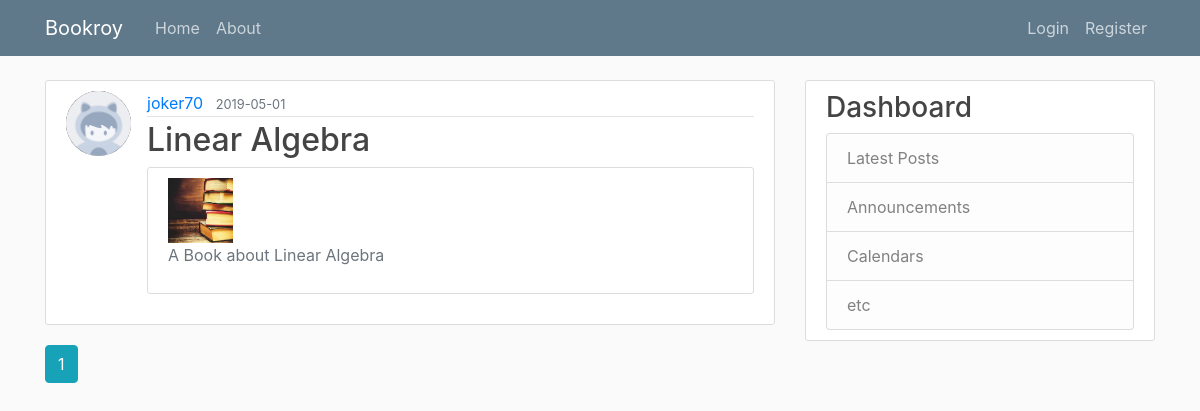
Page /home on the earlier database version.
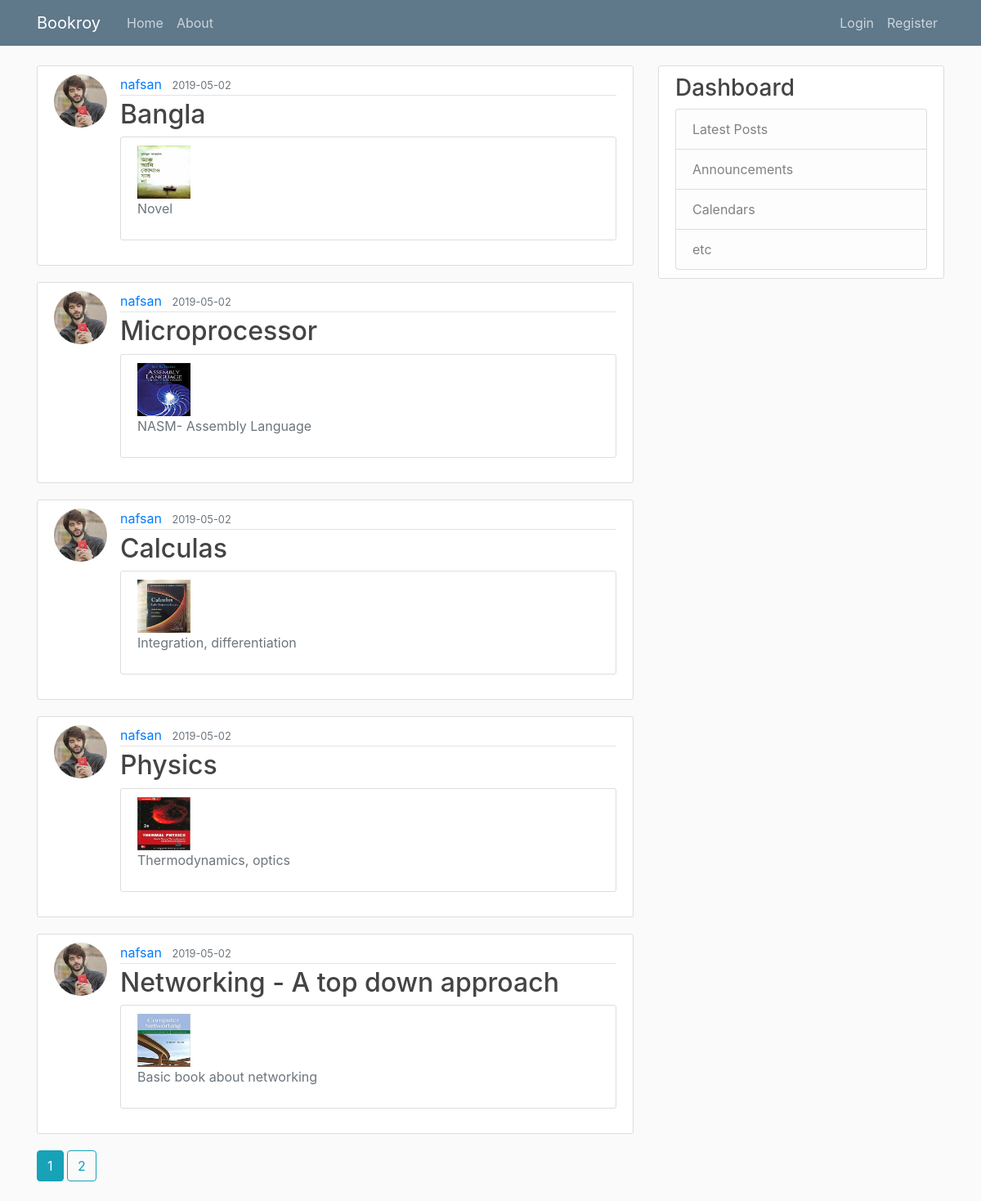
Same page on the later database version.
### App/models.py (models this page shows, shortened)
class Post(db.Model):
    id = db.Column(db.Integer, primary_key=True)
    title = db.Column(db.String(100), nullable=False)
    datePosted = db.Column(db.DateTime, nullable=False, default=datetime.utcnow)
    content = db.Column(db.Text, nullable=False)
    price = db.Column(db.Integer, nullable=False)
    coverPicture = db.Column(db.String(50), nullable=False, default='book.jpeg')
    userId = db.Column(db.Integer, db.ForeignKey('user.id'), nullable=False)

class User(db.Model, UserMixin):
    id = db.Column(db.Integer, primary_key=True)
    username = db.Column(db.String(20), unique=True, nullable=False)
    email = db.Column(db.String(100), unique=True, nullable=False)
    profilePicture = db.Column(db.String(50), nullable=False, default='default.jpg')
    password = db.Column(db.String(50), nullable=False)
    posts = db.relationship('Post', backref='author', lazy=True)
    messages_sent = db.relationship('Message',
                                    foreign_keys='Message.sender_id',
                                    backref='author', lazy='dynamic')
    messages_received = db.relationship('Message',
                                        foreign_keys='Message.recipient_id',
                                        backref='recipient', lazy='dynamic')
    last_message_read_time = db.Column(db.DateTime)

### App/main/routes.py (the view)
@main.route('/')
@main.route('/home')
def home():
    page = request.args.get('page', 1, type=int)
    posts = Post.query.order_by(Post.datePosted.desc()).paginate(per_page=5, page=page)
    return render_template('home.html', books=posts)

### App/templates/home.html
{% extends "layout.html" %}
{% block content %}
    {% for book in books.items %}
        <article class="media content-section">
            <div class="media">
                <img class="rounded-circle article-img"
                     src="{{ url_for('static', filename='profile_pics/' + book.author.profilePicture) }}">
            </div>
            <div class="media-body">
                <div class="article-metadata">
                    <a class="mr-2" href="{{ url_for('users.profile', username=book.author.username) }}">{{ book.author.username }}</a>
                    <small class="text-muted">{{ book.datePosted.strftime('%Y-%m-%d') }}</small>
                </div>
                <h2><a class="article-title" href="{{ url_for('posts.post', post_id=book.id) }}">{{ book.title }}</a></h2>
                <div class="content-section">
                    <img class="article-img" src="{{ url_for('static', filename='book_pics/' + book.coverPicture) }}">
                    <p class="text-muted">{{ book.content }}</p>
                </div>
            </div>
        </article>
    {% endfor %}
    {% for page_num in books.iter_pages(left_edge=1, right_edge=1, left_current=1, right_current=2) %}
        {% if page_num %}
            {% if books.page == page_num %}
                <a class="btn btn-info mb-4" href="{{ url_for('main.home', page=page_num) }}">{{ page_num }}</a>
            {% else %}
                <a class="btn btn-outline-info mb-4" href="{{ url_for('main.home', page=page_num) }}">{{ page_num }}</a>
            {% endif %}
        {% else %}
            ...
        {% endif %}
    {% endfor %}
{% endblock %}

### App/templates/layout.html (shortened to what this page needs)
<!DOCTYPE html>
<html lang="en">
<head>
    <link rel="stylesheet" href="https://maxcdn.bootstrapcdn.com/bootstrap/4.0.0/css/bootstrap.min.css"
>
    <link rel="stylesheet" type="text/css" href="{{ url_for('static', filename='main.css') }}">
</head>
<body>
<header class="site-header">
    <nav class="navbar navbar-expand-md navbar-dark bg-steel fixed-top">
        <div class="container">
            <a class="navbar-brand mr-4" href="/">Bookroy</a>
            <div class="collapse navbar-collapse" id="navbarToggle">
                <div class="navbar-nav mr-auto">
                    <a class="nav-item nav-link" href="{{ url_for('main.home') }}">Home</a>
                    <a class="nav-item nav-link" href="{{ url_for('main.about') }}">About</a>
                </div>
                <div class="navbar-nav">
                    {% if current_user.is_authenticated %}
                        <a class="nav-item nav-link" href="#">
                            <img class="rounded-circle" height="25" width="25" src="{{ url_for('static', filename='other_pics/notification.jpeg') }}">
                        </a>
                        <a class="nav-item nav-link" href="{{ url_for('main.search') }}">
                            <img class="rounded-circle" height="25" width="25" src="{{ url_for('static', filename='other_pics/search.png') }}">
                        </a>
                        <a class="nav-item nav-link" href="{{ url_for('main.messages') }}">Message</a>
                        <a class="nav-item nav-link" href="{{ url_for('posts.new_post') }}">Add Book</a>
                        <a class="nav-item nav-link"
                           href="{{ url_for('users.profile', username=current_user.username) }}">{{ current_user.username }}</a>
                        <a class="nav-item nav-link" href="{{ url_for('users.logout') }}">Logout</a>
                    {% else %}
                        <a class="nav-item nav-link" href="{{ url_for('users.login') }}">Login</a>
                        <a class="nav-item nav-link" href="{{ url_for('users.register') }}">Register</a>
                    {% endif %}
                </div>
            </div>
        </div>
    </nav>
</header>
<main role="main" class="container">
    <div class="row">
        <div class="col-md-8">
            {% block content %}{% endblock %}
        </div>
        <div class="col-md-4">
            <div class="content-section">
                <h3>Dashboard</h3>
                <ul class="list-group">
                    <li class="list-group-item list-group-item-light">Latest Posts</li>
                    <li class="list-group-item list-group-item-light">Announcements</li>
                    <li class="list-group-item list-group-item-light">Calendars</li>
                    <li class="list-group-item list-group-item-light">etc</li>
                </ul>
            </div>
        </div>
    </div>
</main>
</body>
</html>

### App/static/main.css (style rules this page uses)
body { background: #fafafa; color: #333333; margin-top: 5rem; }
h1, h2, h3, h4, h5, h6 { color: #444444; }
.bg-steel { background-color: #5f788a; }
.site-header .navbar-nav .nav-link { color: #cbd5db; }
.content-section { background: #ffffff; padding: 10px 20px; border: 1px solid #dddddd; border-radius: 3px; margin-bottom: 20px; }
.article-title { color: #444444; }
.article-img { height: 65px; width: 65px; margin-right: 16px; }
.article-metadata { padding-bottom: 1px; margin-bottom: 4px; border-bottom: 1px solid #e3e3e3 }

Differences in the rows shown:
no longer on this page (row unchanged): Post: profilePicture (placeholder picture), author.username "joker70", datePosted "2019-05-01", title "Linear Algebra", coverPicture (picture), content "A Book about Linear Algebra"
added Post: profilePicture (picture), author.username "nafsan", datePosted "2019-05-02", title "Bangla", coverPicture (picture), content "Novel"
added Post: profilePicture (picture), author.username "nafsan", datePosted "2019-05-02", title "Microprocessor", coverPicture (picture), content "NASM- Assembly Language"
added Post: profilePicture (picture), author.username "nafsan", datePosted "2019-05-02", title "Calculas", coverPicture (picture), content "Integration, differentiation"
added Post: profilePicture (picture), author.username "nafsan", datePosted "2019-05-02", title "Physics", coverPicture (picture), content "Thermodynamics, optics"
added Post: profilePicture (picture), author.username "nafsan", datePosted "2019-05-02", title "Networking - A top down approach", coverPicture (picture), content "Basic book about networking"
Other differences:
new list line: "2"
